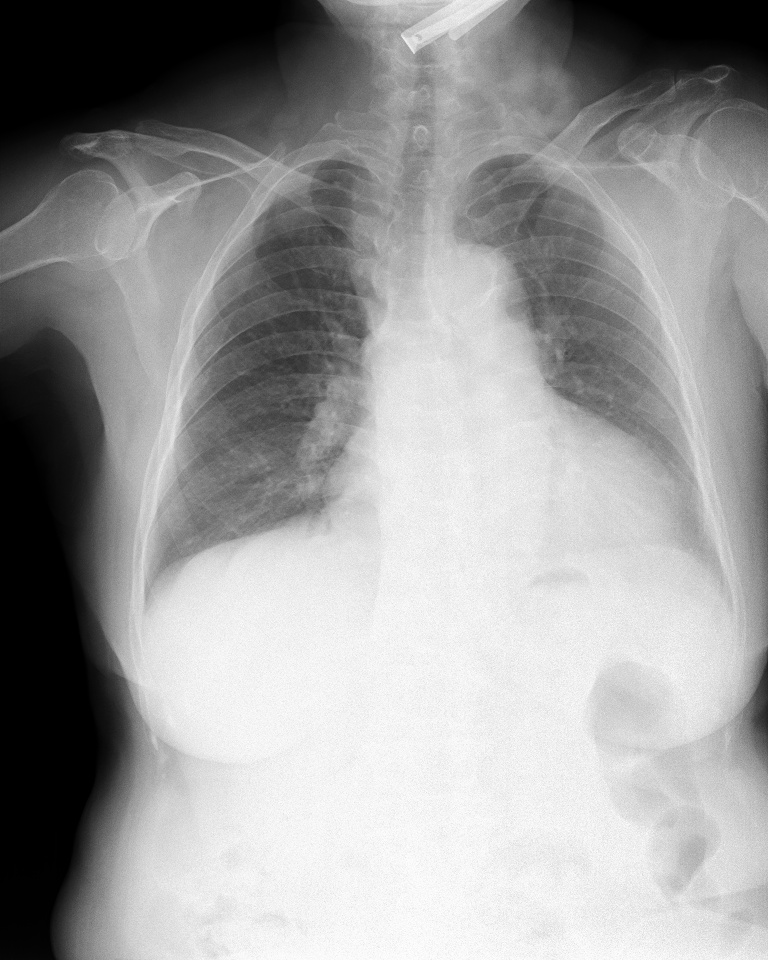
#> input picture Image-Augmentations-Visualize/dataset/051132a778e61a86eb147c7c6f564dfe.jpg, 768 x 960 px
$ python -i utils.py   (imports and definitions only)
#> lines starting #> are read from the running program, lines starting #| are printed output that depends on the picture; after the words box and inside, x2 and y2 are one past the last pixel; in counts of white or black regions, pixels touching at a corner belong together
#> further down, picture is the input picture: shape (960, 768, 3); min 0, max 255, mean 155.6
import numpy as np
import cv2
# https://www.pyimagesearch.com/2021/04/28/opencv-thresholding-cv2-threshold/
# https://learnopencv.com/otsu-thresholding-with-opencv/

def remove_black_bg(img, square=False):
    ''' Remove black background by image thresholding with thresh Otsu
    Args:
        img: (np.array) with channels RGB
    Outputs:
        T
    '''
#> called with square = False
    img_tmp = cv2.cvtColor(img, cv2.COLOR_RGB2GRAY)
    T, thresholded = cv2.threshold(img_tmp, 0, 255, cv2.THRESH_OTSU)
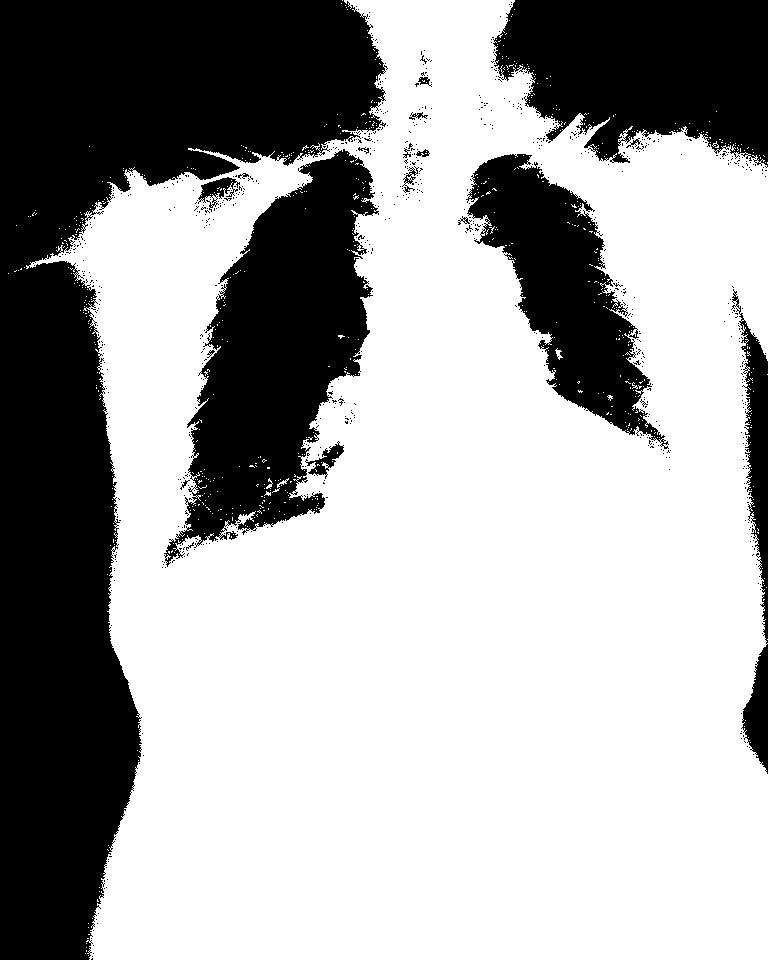
#> thresholded: shape (960, 768); 64.8% white; 787 black regions (769 under 20 px), largest, box (x1, y1, x2, y2) and area: (0, 0, 388, 960) 147101, (164, 149, 379, 567) 44034, (493, 0, 768, 168) 34949
#> T = 133
    bbox = cv2.boundingRect(thresholded)
#> bbox = (8, 0, 760, 960)
    x, y, w, h = bbox
#> x = 8; y = 0; w = 760; h = 960

    if square:
        if w < h:
            reduant = h - w
            foreground = img[y : y + h, x : x + w + reduant]
        elif h < w:
            reduant = w - h
            foreground = img[y : y + h + reduant, x : x + w]
        else:
            foreground = img[y : y + h, x : x + w]
    else:
        foreground = img[y : y + h, x : x + w]
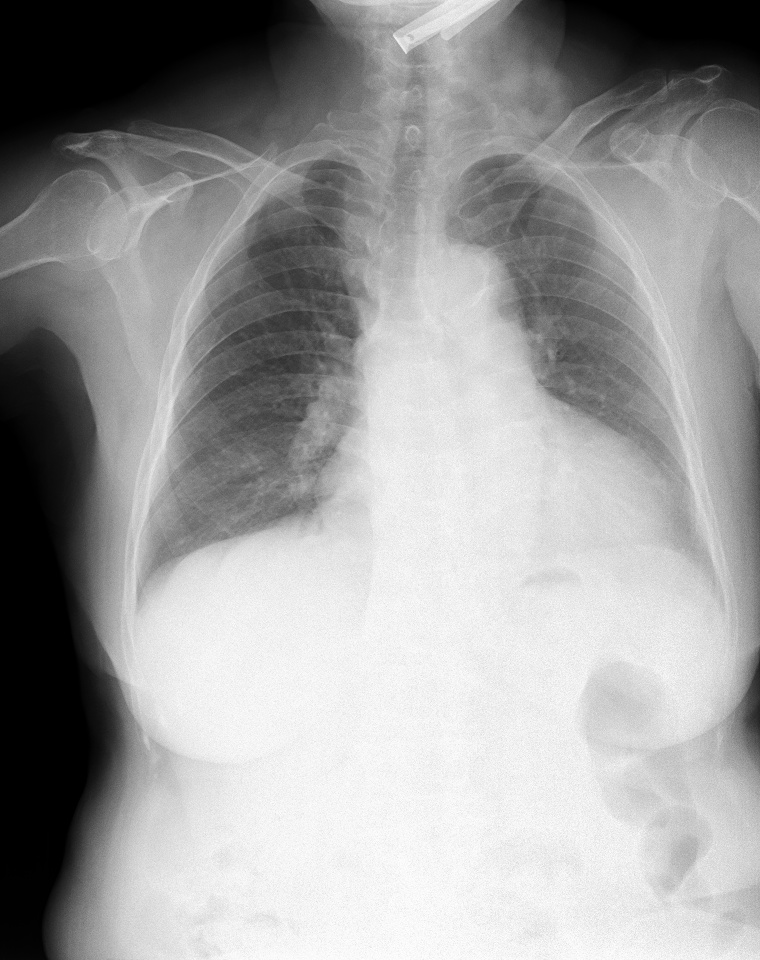
#> foreground: shape (960, 760, 3); min 0, max 255, mean 157.1

    return T, foreground

>>> import cv2
>>> picture = cv2.cvtColor(cv2.imread('../Image-Augmentations-Visualize/dataset/051132a778e61a86eb147c7c6f564dfe.jpg'), cv2.COLOR_BGR2RGB)
>>> result = remove_black_bg(picture)

$ run again, on Image-Augmentations-Visualize/dataset/0622cd29e4e0e4f198abf15614819ae8.jpg
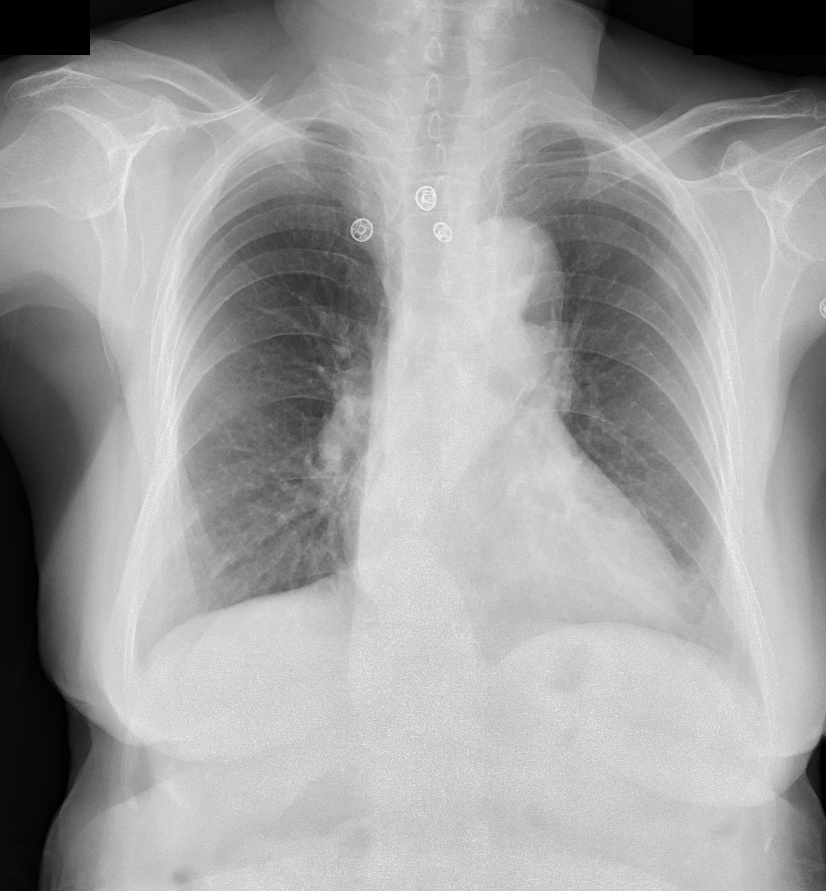
#> input picture Image-Augmentations-Visualize/dataset/0622cd29e4e0e4f198abf15614819ae8.jpg, 826 x 891 px
#> picture is the input picture: shape (891, 826, 3); min 0, max 250, mean 159.5
#> in remove_black_bg, `T, thresholded = cv2.threshold(img_tmp, 0, 255, cv2.THRESH_OTSU)`:
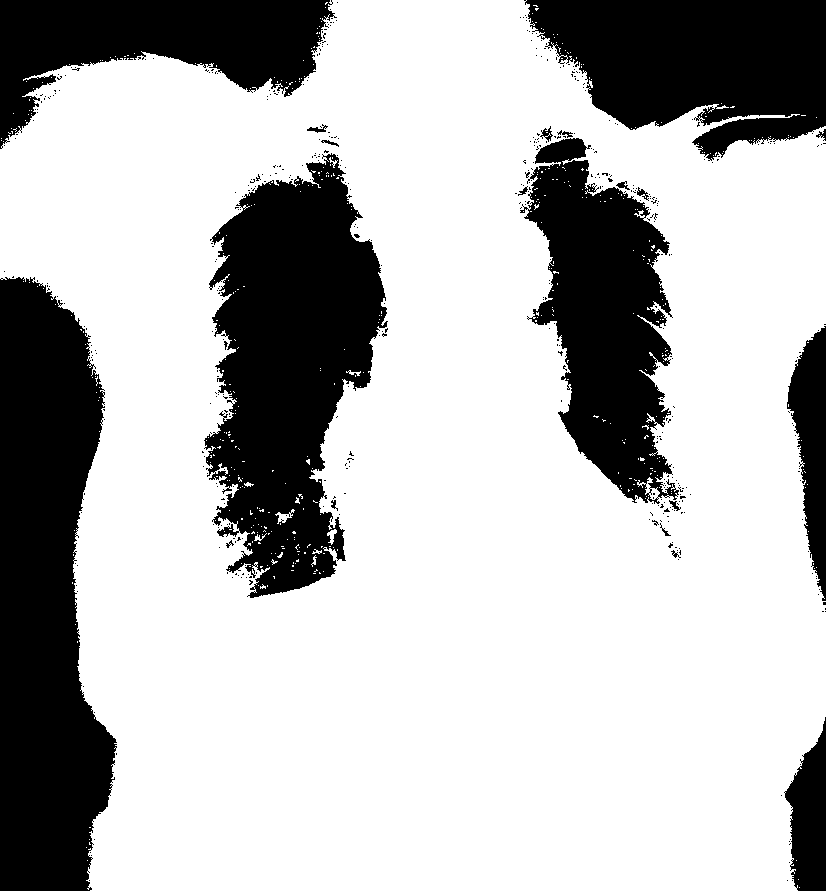
#> thresholded: shape (891, 826); 71.9% white; 482 black regions (462 under 20 px), largest, box (x1, y1, x2, y2) and area: (0, 277, 117, 891) 53884, (204, 153, 388, 598) 49940, (524, 0, 826, 161) 33567
#> T = 134
#> bbox = (0, 0, 826, 891)
#> x = 0; w = 826; h = 891
